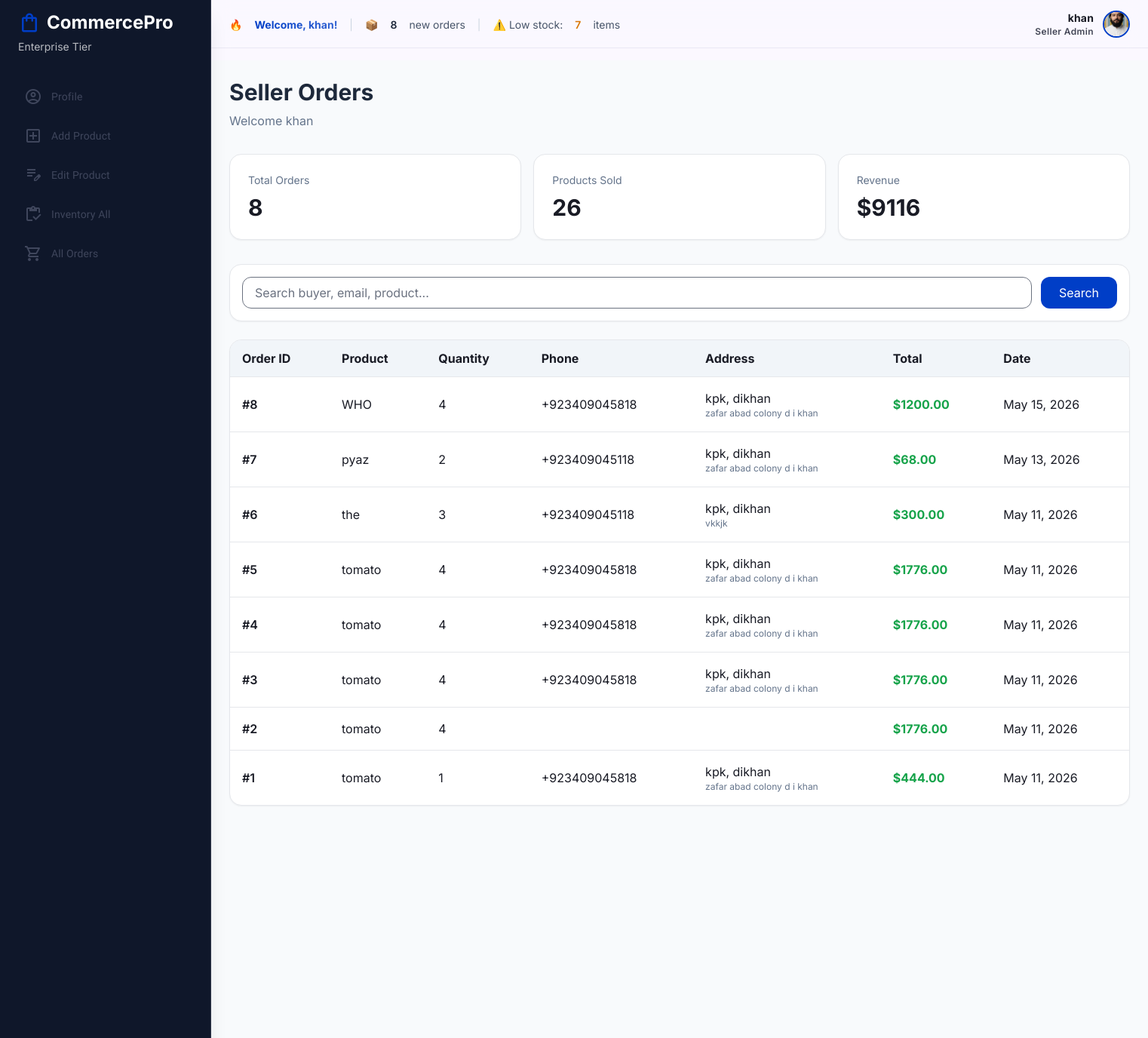
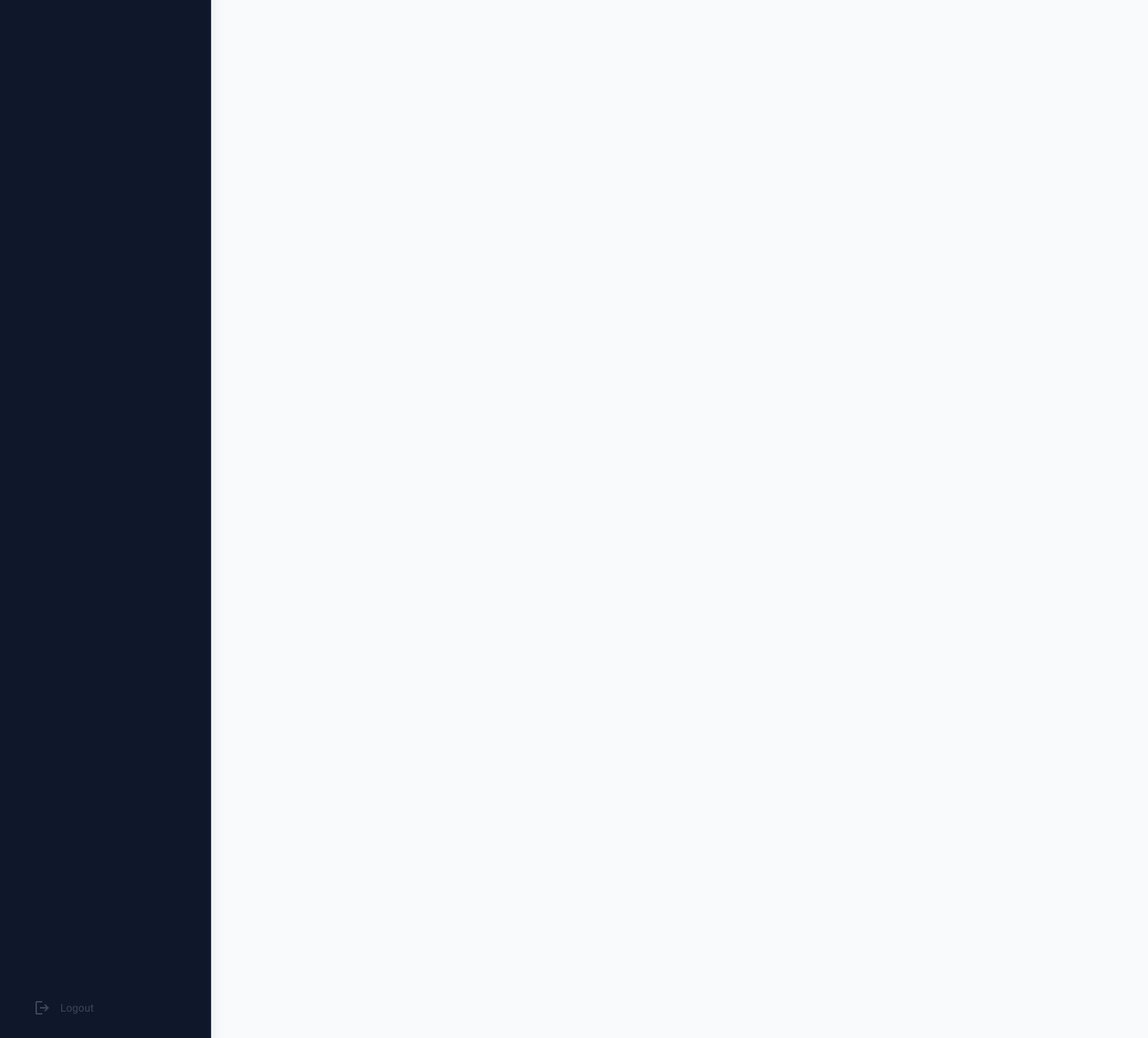
Page /userProfile/orders/ (signed in) on the committed database (2 pictures, top to bottom).
### Accounts/models.py (models this page shows, shortened)
class userprofile(models.Model):
    user_profile_relation=models.OneToOneField(User, on_delete=models.CASCADE)
    image=models.ImageField(upload_to='profile_image', default='default_profile_image.jpg')
    shop_detail=models.TextField(blank=True, null=True)
    created_at=models.DateTimeField(auto_now_add=True)

### products/models.py (models this page shows, shortened)
class Oreder(models.Model):
    product_relation = models.ForeignKey(Product, on_delete=models.CASCADE)
    user_relation = models.ForeignKey(User, on_delete=models.CASCADE)
    product_name=models.CharField(max_length=30)
    shipping_address=models.CharField(max_length=100)
    street=models.CharField(max_length=100)
    quantity = models.IntegerField()
    phone=models.CharField(max_length=15)
    total_price = models.DecimalField(max_digits=10, decimal_places=2)
    created_at = models.DateTimeField(auto_now_add=True)

### userProfile/views.py (the view, shortened to what this page needs)
# urls.py: path('orders/', views.order_list, name='order_list'),
def order_list(request):
    profile = userprofile.objects.filter(
        user_profile_relation=request.user
    ).first()
    seller_products = Product.objects.filter(
        user_relation=request.user
    )
    orders = Oreder.objects.filter(
        product_relation__in=seller_products
    ).select_related(
        'user_relation',
        'product_relation'
    ).order_by('-created_at')
    search_query = request.GET.get('search', '')
    total_orders = orders.count()
    total_products_sold = (
        orders.aggregate(total=Sum('quantity'))['total'] or 0
    )
    total_revenue = (
        orders.aggregate(total=Sum('total_price'))['total'] or 0
    )
    context = {
        'profile': profile,
        'orders': orders,
        'search_query': search_query,
        'order_stats': {
            'total': total_orders,
            'quantity': total_products_sold,
            'revenue': total_revenue,
        }
    }
    return render(
        request,
        'userProfile/order_list.html',
        context
    )

### products/context_processors.py (called while the page is built)
def nav_categories(request):
    return {
        'all_categories': Category.objects.all()
    }

### userProfile/context_processors.py (called while the page is built)
def seller_stats(request):
    if not request.user.is_authenticated:
        return {}
    products = Product.objects.filter(
        user_relation=request.user
    )
    low_stock = 0
    for product in products:
        stock = Quantity.objects.filter(
            product_relation=product
        ).aggregate(total=Sum('qty'))['total'] or 0
        if 0 < stock < 10:
            low_stock += 1
    new_orders = Oreder.objects.filter(
        product_relation__user_relation=request.user
    ).count()
    return {
        "new_orders": new_orders,
        "low_stock": low_stock,
    }

### templates/userProfile/order_list.html (shortened to what this page needs)
{% extends 'userProfile/seller_header_footer.html' %}
{% block seller %}
<div class="mt-20 lg:ml-sidebar-width min-h-screen bg-slate-50">
    <div class="max-w-7xl mx-auto p-4 sm:p-6">
        <div class="mb-8">
            <h1 class="text-3xl font-bold text-slate-800">
                Seller Orders
            </h1>
            <p class="text-slate-500 mt-2">
                Welcome {{ profile.name|default:request.user.username }}
            </p>
        </div>
        <div class="grid grid-cols-1 md:grid-cols-3 gap-4 mb-8">
            <div class="bg-white rounded-xl border p-6 shadow-sm">
                <h3 class="text-slate-500 text-sm">
                    Total Orders
                </h3>
                <p class="text-3xl font-bold mt-2">
                    {{ order_stats.total }}
                </p>
            </div>
            <div class="bg-white rounded-xl border p-6 shadow-sm">
                <h3 class="text-slate-500 text-sm">
                    Products Sold
                </h3>
                <p class="text-3xl font-bold mt-2">
                    {{ order_stats.quantity }}
                </p>
            </div>
            <div class="bg-white rounded-xl border p-6 shadow-sm">
                <h3 class="text-slate-500 text-sm">
                    Revenue
                </h3>
                <p class="text-3xl font-bold mt-2">
                    ${{ order_stats.revenue }}
                </p>
            </div>
        </div>
        <form method="GET"
              class="bg-white border rounded-xl p-4 shadow-sm mb-6">
            <div class="flex gap-3 flex-col md:flex-row">
                <input
                    type="text"
                    name="search"
                    value="{{ search_query }}"
                    placeholder="Search buyer, email, product..."
                    class="flex-1 border rounded-lg px-4 py-2">
                <button
                    type="submit"
                    class="bg-primary text-white px-6 py-2 rounded-lg">
                    Search
                </button>
            </div>
        </form>
        <div class="bg-white rounded-xl border shadow-sm overflow-hidden">
            <div class="overflow-x-auto">
                <table class="w-full">
                    <thead class="bg-slate-100">
                        <tr>
                            <th class="text-left px-4 py-3">
                                Order ID
                            </th>
                            <th class="text-left px-4 py-3">
                                Product
                            </th>
                            <th class="text-left px-4 py-3">
                                Quantity
                            </th>
                            <th class="text-left px-4 py-3">
                                Phone
                            </th>
                            <th class="text-left px-4 py-3">
                                Address
                            </th>
                            <th class="text-left px-4 py-3">
                                Total
                            </th>
                            <th class="text-left px-4 py-3">
                                Date
                            </th>
                        </tr>
                    </thead>
                    <tbody>
                        {% for order in orders %}
                        <tr class="border-t hover:bg-slate-50">
                            <td class="px-4 py-4 font-semibold">
                                #{{ order.id }}
                            </td>
                            <td class="px-4 py-4">
                                {{ order.product_name }}
                            </td>
                            <td class="px-4 py-4">
                                {{ order.quantity }}
                            </td>
                            <td class="px-4 py-4">
                                {{ order.phone }}
                            </td>
                            <td class="px-4 py-4">
                                <div>
                                    {{ order.shipping_address }}
                                </div>
                                <div class="text-xs text-slate-500">
                                    {{ order.street }}
                                </div>
                            </td>
                            <td class="px-4 py-4 font-bold text-green-600">
                                ${{ order.total_price }}
                            </td>
                            <td class="px-4 py-4">
                                {{ order.created_at|date:"M d, Y" }}
                            </td>
                        </tr>
                        {% endfor %}
                    </tbody>
                </table>
            </div>
        </div>
    </div>
</div>
{% endblock %}

### templates/userProfile/seller_header_footer.html (shortened to what this page needs)
<!DOCTYPE html>
<html lang="en">
<head>
  <script src="https://cdn.tailwindcss.com?plugins=forms,container-queries"></script>
</head>
<body class="bg-background text-on-background font-body-md antialiased relative">
<header class="fixed top-0 right-0 left-0 lg:left-[280px] h-16 bg-surface/80 backdrop-blur-md flex items-center justify-between px-4 sm:px-6 border-b border-outline-variant/30 z-40 transition-all duration-300">
    <div class="flex items-center gap-3 flex-1 min-w-0">
                <div class="flex-1 overflow-hidden">
              <div class="news-ticker">
                  <div class="news-ticker-content">
                      <span class="news-ticker-text flex items-center gap-4 whitespace-nowrap">
                          🔥
                          <strong class="bg-gradient-to-r from-primary to-primary/80 bg-clip-text text-transparent">
                          </strong>
                          <span class="text-slate-300">|</span>
                          📦 <span class="font-semibold text-slate-800">{{ new_orders }}</span> new orders
                          <span class="text-slate-300">|</span>
                          ⚠️ Low stock:
                          <span class="font-semibold text-amber-600">{{ low_stock }}</span> items
                      </span>
                  </div>
              </div>
          </div>
                  <div class="flex items-center gap-2 sm:gap-4 shrink-0">
                      <div class="flex items-center gap-2 sm:gap-3 cursor-pointer group">
                          <div class="text-right hidden sm:block">
                              <p class="text-label-md font-bold text-on-surface">{{ profile.user_profile_relation.username }}</p>
                              <p class="text-label-sm text-on-surface-variant">Seller Admin</p>
                          </div>
                          {% if profile.image %}
                          <img class="w-8 h-8 sm:w-9 sm:h-9 rounded-full border-2 border-primary object-cover" alt="{{ profile.user_profile_relation.username }}" src="{{ profile.image.url }}">
                          {% else %}
                          <div class="w-8 h-8 sm:w-9 sm:h-9 rounded-full border-2 border-primary bg-primary/20 flex items-center justify-center">
                              <span class="material-symbols-outlined text-primary">person</span>
                          </div>
                          {% endif %}
                      </div>
                  </div>
              </header>
                <aside id="sideNav" class="fixed left-0 top-0 h-full w-sidebar-width bg-secondary text-on-secondary flex flex-col border-r border-outline-variant/20 shadow-xl z-50 transition-transform duration-300 ease-out -translate-x-full lg:translate-x-0 sidebar-transition">
                  <div class="px-6 mb-8 mt-3 hidden lg:block">
                    <div class="flex items-center gap-2 mb-1">
                      <span class="material-symbols-outlined text-primary text-3xl">shopping_bag</span>
                      <h1 class="text-headline-md font-headline-md font-bold text-on-primary">CommercePro</h1>
                    </div>
                    <p class="text-body-sm font-body-sm opacity-70">Enterprise Tier</p>
                  </div>
                  <nav class="flex-1 flex flex-col gap-1 px-3 overflow-y-auto">
                <a class="flex items-center gap-3 text-on-secondary-fixed-variant px-5 py-3 hover:bg-secondary-container/50 hover:text-white transition-colors rounded-lg"
                  href="{% url 'userProfile:user_profile' %}">
                    <span class="material-symbols-outlined">account_circle</span>
                    <span class="text-label-md font-label-md">Profile</span>
                </a>
                <a class="flex items-center gap-3 text-on-secondary-fixed-variant px-5 py-3 hover:bg-secondary-container/50 hover:text-white transition-colors rounded-lg"
                  href="{% url 'userProfile:add_product' %}">
                    <span class="material-symbols-outlined">add_box</span>
                    <span class="text-label-md font-label-md">Add Product</span>
                </a>
                <a class="flex items-center gap-3 text-on-secondary-fixed-variant px-5 py-3 hover:bg-secondary-container/50 hover:text-white transition-colors rounded-lg"
                  href="#">
                    <span class="material-symbols-outlined">edit_note</span>
                    <span class="text-label-md font-label-md">Edit Product</span>
                </a>
                <a class="flex items-center gap-3 text-on-secondary-fixed-variant px-5 py-3 hover:bg-secondary-container/50 hover:text-white transition-colors rounded-lg"
                  href="{% url 'userProfile:seller_inventory' %}">
                    <span class="material-symbols-outlined">inventory</span>
                    <span class="text-label-md font-label-md">Inventory All</span>
                </a>
                <a class="flex items-center gap-3 text-on-secondary-fixed-variant px-5 py-3 hover:bg-secondary-container/50 hover:text-white transition-colors rounded-lg"
                  href="{% url 'userProfile:order_list' %}">
                    <span class="material-symbols-outlined">shopping_cart</span>
                    <span class="text-label-md font-label-md">All Orders</span>
                </a>
                  </nav>
                  <div class="mt-auto px-6 pb-6">
                    <a href="{% url 'userProfile:logout' %}"
                      class="w-full flex items-center gap-3 text-on-secondary-fixed-variant px-5 py-3 hover:bg-error/20 hover:text-error transition-colors rounded-lg">
                      <span class="material-symbols-outlined">logout</span>
                      <span class="text-label-md font-label-md">Logout</span>
                    </a>
                  </div>
                </aside>
  {% block seller %}
  {% endblock seller %}
</body>
</html>

### templates/userProfile/seller_header_footer.html (style rules this page uses)
.material-symbols-outlined { font-variation-settings: 'FILL' 0, 'wght' 400, 'GRAD' 0, 'opsz' 24; }
button, a, [role="button"] { -webkit-tap-highlight-color: transparent; }
body { overflow-x: hidden; }
.sidebar-transition { transition: transform 0.25s ease-in-out; }
.news-ticker { overflow: hidden; white-space: nowrap; position: relative; width: 100%; }
.news-ticker-content { display: inline-block; animation: scrollNews 20s linear infinite; }
.news-ticker-text { display: inline-block; font-size: 0.875rem; color: #475569; }

### templates/footer.html (style rules this page uses)
.sidebar-transition { transition: transform 0.25s ease-in-out; }

### rows in the picture
userprofile: user_profile_relation.username "khan", image (picture)
Oreder: id "8", product_name "WHO", quantity "4", phone "+923409045818", shipping_address "kpk, dikhan", street "zafar abad colony d i khan", total_price "1200.00", created_at "May 15, 2026"
Oreder: id "7", product_name "pyaz", quantity "2", phone "+923409045118", shipping_address "kpk, dikhan", street "zafar abad colony d i khan", total_price "68.00", created_at "May 13, 2026"
Oreder: id "6", product_name "the", quantity "3", phone "+923409045118", shipping_address "kpk, dikhan", street "vkkjk", total_price "300.00", created_at "May 11, 2026"
Oreder: id "5", product_name "tomato", quantity "4", phone "+923409045818", shipping_address "kpk, dikhan", street "zafar abad colony d i khan", total_price "1776.00", created_at "May 11, 2026"
Oreder: id "4", product_name "tomato", quantity "4", phone "+923409045818", shipping_address "kpk, dikhan", street "zafar abad colony d i khan", total_price "1776.00", created_at "May 11, 2026"
Oreder: id "3", product_name "tomato", quantity "4", phone "+923409045818", shipping_address "kpk, dikhan", street "zafar abad colony d i khan", total_price "1776.00", created_at "May 11, 2026"
Oreder: id "2", product_name "tomato", quantity "4", total_price "1776.00", created_at "May 11, 2026"
Oreder: id "1", product_name "tomato", quantity "1", phone "+923409045818", shipping_address "kpk, dikhan", street "zafar abad colony d i khan", total_price "444.00", created_at "May 11, 2026"

### other values in the picture
{{ new_orders }} "8"
{{ low_stock }} "7"
{{ profile.name|default:request.user.username }} "khan"
{{ order_stats.total }} "8"
{{ order_stats.quantity }} "26"
{{ order_stats.revenue }} "9116"
